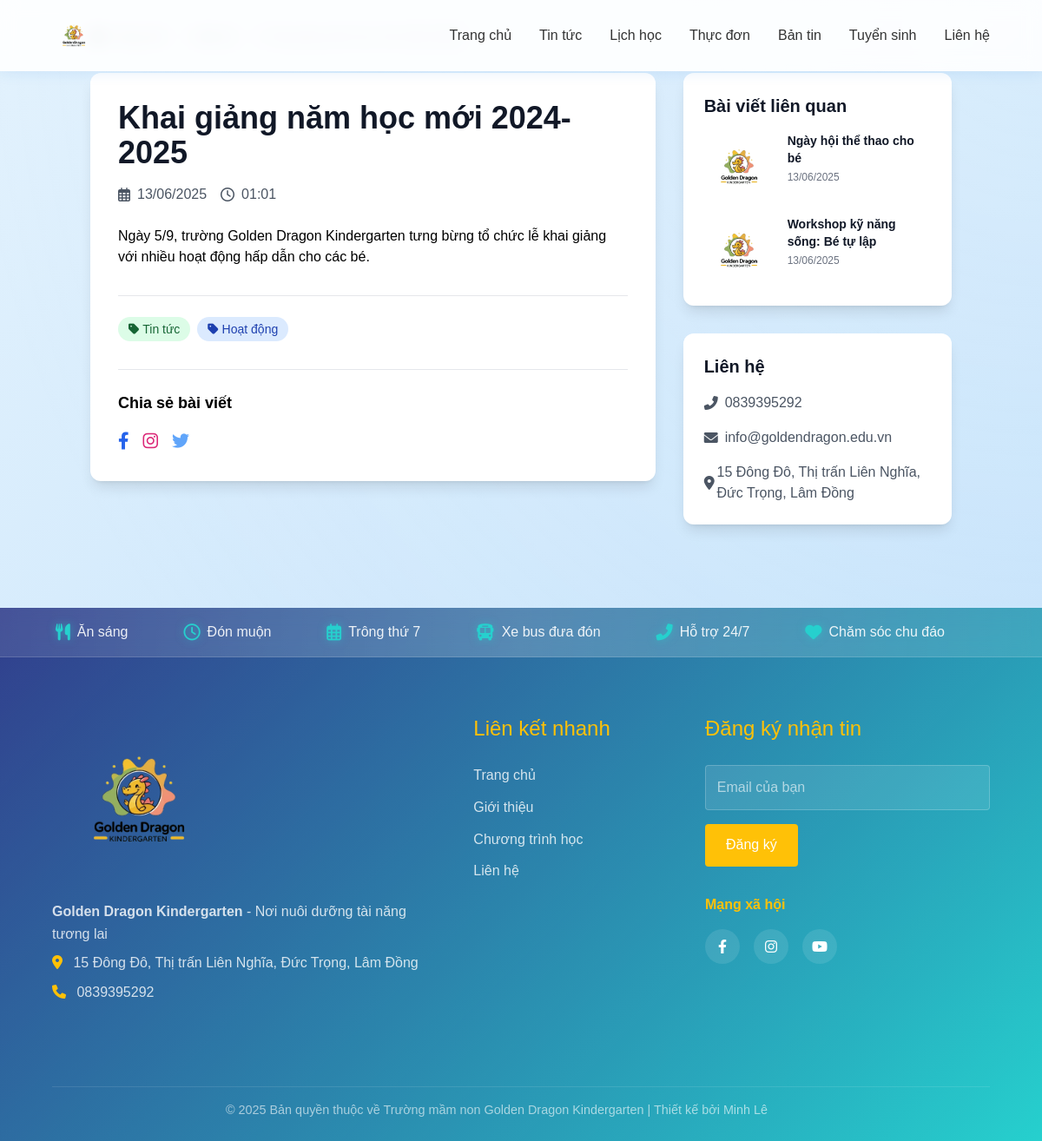
The app's page /views/pages/ban-tin-detail.php?id=1 with its own data.
### tables this page shows
CREATE TABLE IF NOT EXISTS posts (
    id INT AUTO_INCREMENT PRIMARY KEY,
    title VARCHAR(255) NOT NULL,
    content TEXT NOT NULL,
    image VARCHAR(255) DEFAULT NULL,
    status ENUM('draft', 'published') NOT NULL DEFAULT 'draft',
    created_at DATETIME DEFAULT CURRENT_TIMESTAMP,
    updated_at DATETIME DEFAULT CURRENT_TIMESTAMP ON UPDATE CURRENT_TIMESTAMP
);

### includes/Database.php (called while the page is built, shortened)
<?php
class Database {
    private $host = 'localhost';
    private $db_name = 'rongvang';
    private $username = 'root';
    private $password = '';
    private $conn;
    private static $instance = null;
    private function __construct() {
        try {
            $this->conn = new PDO(
                "mysql:host={$this->host};dbname={$this->db_name};charset=utf8mb4",
                $this->username,
                $this->password,
                [
                    PDO::ATTR_ERRMODE => PDO::ERRMODE_EXCEPTION,
                    PDO::ATTR_DEFAULT_FETCH_MODE => PDO::FETCH_ASSOC,
                    PDO::ATTR_EMULATE_PREPARES => false
                ]
            );
        } catch (PDOException $e) {
            error_log("Database Connection Error: " . $e->getMessage());
            throw new Exception("Database connection failed");
        }
    }
    public static function getInstance() {
        if (self::$instance === null) {
            self::$instance = new self();
        }
        return self::$instance;
    }
    public function getConnection() {
        return $this->conn;
    }
}

### models/Post.php (called while the page is built, shortened)
<?php
require_once __DIR__ . '/../includes/Database.php';
class Post {
    private $db;
    public function __construct() {
        try {
            $this->db = Database::getInstance()->getConnection();
        } catch (Exception $e) {
            error_log("Post Model Error: " . $e->getMessage());
            throw new Exception("Failed to initialize model");
        }
    }
    public function getById($id) {
        try {
            $sql = "SELECT * FROM posts WHERE id = :id";
            $stmt = $this->db->prepare($sql);
            $stmt->bindParam(':id', $id);
            $stmt->execute();
            return $stmt->fetch(PDO::FETCH_ASSOC);
        } catch (Exception $e) {
            error_log("Get Post Error: " . $e->getMessage());
            return false;
        }
    }
    public function getRecent($limit = 5) {
        try {
            $query = "SELECT * FROM posts ORDER BY created_at DESC LIMIT :limit";
            $stmt = $this->db->prepare($query);
            $stmt->bindParam(':limit', $limit, PDO::PARAM_INT);
            $stmt->execute();
            return $stmt->fetchAll(PDO::FETCH_ASSOC);
        } catch (Exception $e) {
            error_log("Get Recent Posts Error: " . $e->getMessage());
            return [];
        }
    }
}

### views/pages/ban-tin-detail.php (the view, shortened to what this page needs)
<?php
require_once __DIR__ . '/../layouts/header.php';
$postId = isset($_GET['id']) ? (int)$_GET['id'] : 0;
require_once __DIR__ . '/../../models/Post.php';
$postModel = new Post();
$post = $postModel->getById($postId);
$relatedPosts = $postModel->getRecent(3);
?>
<main class="container mx-auto py-8 px-4">
    <nav class="flex mb-8 text-sm">
        <ol class="inline-flex items-center space-x-1 md:space-x-3">
            <li class="inline-flex items-center">
                <a href="/RongVang" class="text-gray-700 hover:text-green-600">
                </a>
            </li>
            <li>
                <div class="flex items-center">
                    <a href="/RongVang/ban-tin" class="text-gray-700 hover:text-green-600">Bản tin</a>
                </div>
            </li>
            <li>
                <div class="flex items-center">
                    <span class="text-gray-500"><?php echo htmlspecialchars($post['title']); ?></span>
                </div>
            </li>
        </ol>
    </nav>
    <div class="grid grid-cols-1 lg:grid-cols-3 gap-8">
        <div class="lg:col-span-2">
            <article class="bg-white rounded-xl shadow-lg overflow-hidden">
                <div class="p-8">
                    <h1 class="text-3xl md:text-4xl font-bold text-gray-900 mb-4">
                        <?php echo htmlspecialchars($post['title']); ?>
                    </h1>
                    <div class="flex items-center text-gray-600 mb-6">
                        <span class="flex items-center mr-4">
                            <i class="far fa-calendar-alt mr-2"></i>
                            <?php echo date('d/m/Y', strtotime($post['created_at'])); ?>
                        </span>
                        <span class="flex items-center">
                            <i class="far fa-clock mr-2"></i>
                            <?php echo date('H:i', strtotime($post['created_at'])); ?>
                        </span>
                    </div>
                    <div class="prose prose-lg max-w-none">
                        <?php echo $post['content']; ?>
                    </div>
                    <div class="mt-8 pt-6 border-t border-gray-200">
                        <div class="flex flex-wrap gap-2">
                            <span class="px-3 py-1 bg-green-100 text-green-800 rounded-full text-sm">
                                <i class="fas fa-tag mr-1"></i>Tin tức
                            </span>
                            <span class="px-3 py-1 bg-blue-100 text-blue-800 rounded-full text-sm">
                                <i class="fas fa-tag mr-1"></i>Hoạt động
                            </span>
                        </div>
                    </div>
                    <div class="mt-8 pt-6 border-t border-gray-200">
                        <h3 class="text-lg font-semibold mb-4">Chia sẻ bài viết</h3>
                        <div class="flex space-x-4">
                            <a href="#" class="text-blue-600 hover:text-blue-800">
                                <i class="fab fa-facebook-f text-xl"></i>
                            </a>
                            <a href="#" class="text-pink-600 hover:text-pink-800">
                                <i class="fab fa-instagram text-xl"></i>
                            </a>
                            <a href="#" class="text-blue-400 hover:text-blue-600">
                                <i class="fab fa-twitter text-xl"></i>
                            </a>
                        </div>
                    </div>
                </div>
            </article>
        </div>
        <div class="lg:col-span-1">
            <div class="bg-white rounded-xl shadow-lg p-6 mb-8">
                <h3 class="text-xl font-bold text-gray-900 mb-4">Bài viết liên quan</h3>
                <div class="space-y-4">
                    <?php foreach ($relatedPosts as $relatedPost): ?>
                        <?php if ($relatedPost['id'] != $post['id']): ?>
                        <a href="/RongVang/ban-tin/<?php echo $relatedPost['id']; ?>"
                           class="block group">
                            <div class="flex items-start space-x-4">
                                <?php if ($relatedPost['image']): ?>
                                <img src="/RongVang/<?php echo htmlspecialchars($relatedPost['image']); ?>"
                                     alt="<?php echo htmlspecialchars($relatedPost['title']); ?>"
                                     class="w-20 h-20 object-cover rounded-lg">
                                <?php else: ?>
                                <img src="/RongVang/asset/img/logo.png"
                                     alt="<?php echo htmlspecialchars($relatedPost['title']); ?>"
                                     class="w-20 h-20 object-cover rounded-lg">
                                <?php endif; ?>
                                <div>
                                    <h4 class="text-sm font-semibold text-gray-900 group-hover:text-green-600">
                                        <?php echo htmlspecialchars($relatedPost['title']); ?>
                                    </h4>
                                    <p class="text-xs text-gray-500 mt-1">
                                        <?php echo date('d/m/Y', strtotime($relatedPost['created_at'])); ?>
                                    </p>
                                </div>
                            </div>
                        </a>
                        <?php endif; ?>
                    <?php endforeach; ?>
                </div>
            </div>
            <div class="bg-white rounded-xl shadow-lg p-6">
                <h3 class="text-xl font-bold text-gray-900 mb-4">Liên hệ</h3>
                <div class="space-y-4">
                    <div class="flex items-center text-gray-600">
                        <i class="fas fa-phone-alt w-6"></i>
                        <span>0839395292</span>
                    </div>
                    <div class="flex items-center text-gray-600">
                        <i class="fas fa-envelope w-6"></i>
                        <span>info@goldendragon.edu.vn</span>
                    </div>
                    <div class="flex items-center text-gray-600">
                        <i class="fas fa-map-marker-alt w-6"></i>
                        <span>15 Đông Đô, Thị trấn Liên Nghĩa, Đức Trọng, Lâm Đồng</span>
                    </div>
                </div>
            </div>
        </div>
    </div>
</main>
<?php require_once __DIR__ . '/../layouts/footer.php'; ?>

### records on screen
posts: title "Khai giảng năm học mới 2024-2025", created_at "13/06/2025", created_at "01:01", content "Ngày 5/9, trường Golden Dragon Kindergarten tưng bừng tổ chức lễ khai giảng với nhiều hoạt động hấp dẫn cho các bé."
posts: title "Ngày hội thể thao cho bé", created_at "13/06/2025"
posts: title "Workshop kỹ năng sống: Bé tự lập", created_at "13/06/2025"
